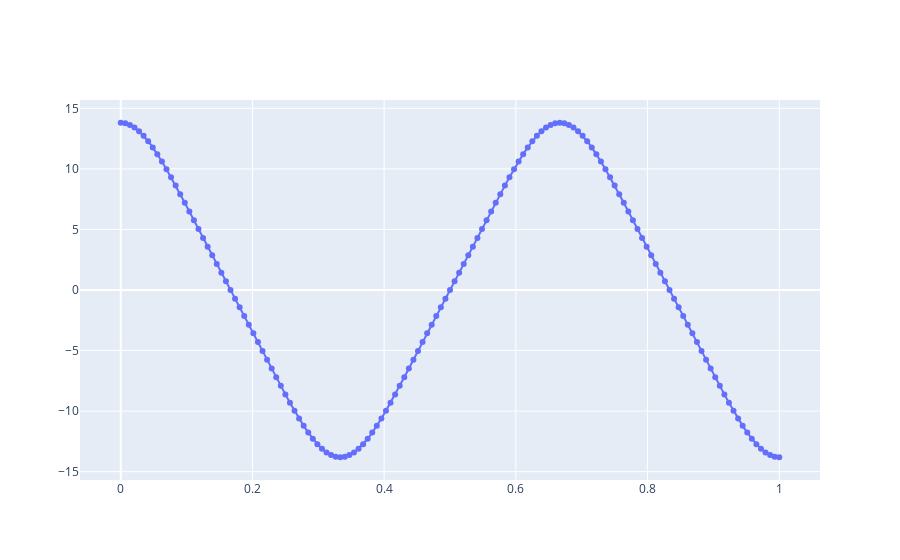

The notebook cell this image was saved under:
### Code cell
fig = go.Figure(data=go.Scatter(x=s, y=kappa, mode='lines+markers'))
fig.show()

### Figure 1 — Plotly figure (JSON) as saved in the notebook; plotly's stock layout.template omitted (floating-point values rounded to 4 significant figures; data arrays with more than 128 entries replaced by an {"elided": "..."} marker saying what was removed)
{"data": [{"mode": "lines+markers", "type": "scatter", "x": {"elided": "145 float values"}, "y": {"elided": "145 float values"}}], "layout": {}}
